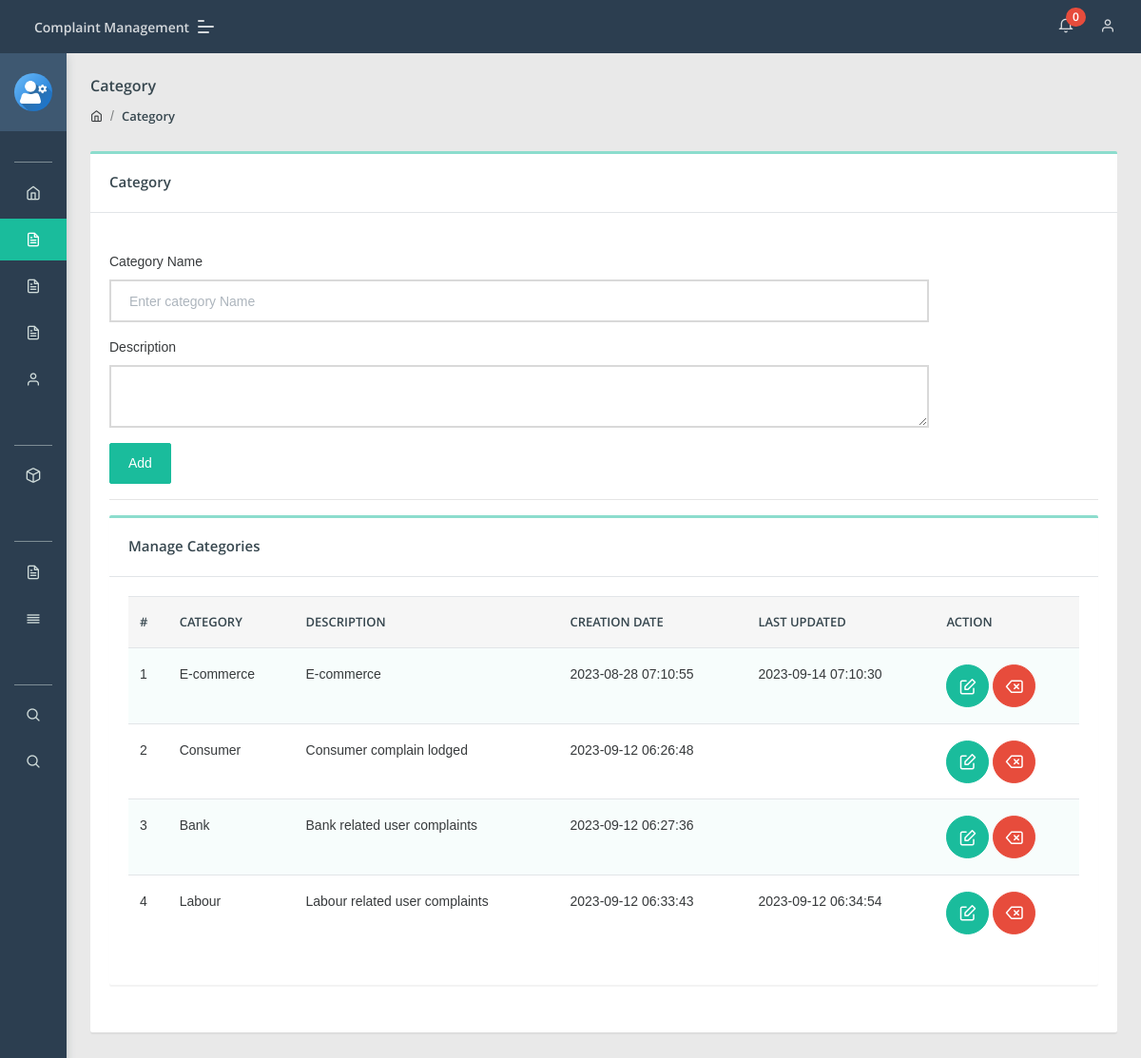
The app's page /admin/category.php (signed in) with its own data.
### tables this page shows
CREATE TABLE `category` (
  `id` int(11) NOT NULL,
  `categoryName` varchar(255) DEFAULT NULL,
  `categoryDescription` longtext DEFAULT NULL,
  `creationDate` timestamp NULL DEFAULT current_timestamp(),
  `updationDate` timestamp NULL DEFAULT NULL ON UPDATE current_timestamp()
);

### admin/category.php (the view, shortened to what this page needs)
<?php
include('include/config.php');
if(strlen($_SESSION['aid'])==0)
    {
header('location:index.php');
}
else{
?>
<!DOCTYPE html>
<html lang="en">
<head>
    <link rel="stylesheet" href="assets/css/style.css">
</head>
<body class="">
	<?php include('include/sidebar.php');?>
	<?php include('include/header.php');?>
<section class="pcoded-main-container">
    <div class="pcoded-content">
        <div class="page-header">
            <div class="page-block">
                <div class="row align-items-center">
                    <div class="col-md-12">
                        <div class="page-header-title">
                            <h5 class="m-b-10">Category</h5>
                        </div>
                        <ul class="breadcrumb">
                            <li class="breadcrumb-item"><a href="dashboard.php"><i class="feather icon-home"></i></a></li>
                            <li class="breadcrumb-item"><a href="category.php">Category</a></li>
                        </ul>
                    </div>
                </div>
            </div>
        </div>
        <div class="row">
            <div class="col-sm-12">
                <div class="card">
                    <div class="card-header">
                        <h5>Category</h5>
                    </div>
                    <div class="card-body">
                        <div class="row">
                            <div class="col-md-10">
                                    <br />
                                <form method="post" name="Category">
                                    <div class="form-group">
                                        <label for="exampleInputEmail1">Category Name</label>
                                        <input type="text"placeholder="Enter category Name"  name="category" class="form-control" required="true">
                                    </div>
                                      <div class="form-group">
                                        <label for="exampleInputEmail1">Description</label>
                                        <textarea  name="description" class="form-control" ></textarea>
                                    </div>
                                    <button type="submit" class="btn  btn-primary" name="submit">Add</button>
                                </form>
                            </div>
                        </div>
                     <hr>
                      <div class="row">
                            <div class="col-xl-12">
                <div class="card">
                    <div class="card-header">
                        <h5>Manage Categories</h5>
                    </div>
                    <div class="card-body table-border-style">
                        <div class="table-responsive">
                            <table class="table table-striped">
                                <thead>
                                    <tr>
                                            <th>#</th>
                                            <th>Category</th>
                                            <th>Description</th>
                                            <th>Creation date</th>
                                            <th>Last Updated</th>
                                            <th>Action</th>
                                        </tr>
                                </thead>
                                <tbody>
                                    <?php $query=mysqli_query($con,"select * from category");
$cnt=1;
while($row=mysqli_fetch_array($query))
{
?>
                                        <tr>
                                            <td><?php echo htmlentities($cnt);?></td>
                                            <td><?php echo htmlentities($row['categoryName']);?></td>
                                            <td><?php echo htmlentities($row['categoryDescription']);?></td>
                                            <td> <?php echo htmlentities($row['creationDate']);?></td>
                                            <td><?php echo htmlentities($row['updationDate']);?></td>
                                            <td>
                                            <a href="edit-category.php?id=<?php echo $row['id']?>" class="btn btn-icon btn-primary btn-xs"><i class="feather icon-edit"></i></a>
                                            <a href="category.php?id=<?php echo $row['id']?>&del=delete" class="btn  btn-icon btn-danger" onClick="return confirm('Are you sure you want to delete?')"><i class="feather icon-delete"></i></a></td>
                                        </tr>
                                        <?php $cnt=$cnt+1; } ?>
                                </tbody>
                            </table>
                        </div>
                    </div>
                </div>
            </div>
                        </div>
                    </div>
                </div>
            </div>
        </div>
    </div>
</section>
</body>
</html>
<?php } ?>

### admin/include/sidebar.php (shortened to what this page needs)
<nav class="pcoded-navbar  ">
	<div class="navbar-wrapper  ">
		<div class="navbar-content scroll-div " >
			<div class="">
				<div class="main-menu-header">
					<img class="img-radius" src="assets/images/user/user-gear.png" alt="User-Profile-Image">
					<div class="user-details">
					</div>
				</div>
			</div>
			<ul class="nav pcoded-inner-navbar ">
				<li class="nav-item pcoded-menu-caption">
				</li>
				<li class="nav-item">
				    <a href="dashboard.php" class="nav-link "><span class="pcoded-micon"><i class="feather icon-home"></i></span><span class="pcoded-mtext">Dashboard</span></a>
				</li>
				<li class="nav-item">
				    <a href="category.php" class="nav-link "><span class="pcoded-micon"><i class="feather icon-file-text"></i></span><span class="pcoded-mtext">Add Category</span></a>
				</li>
				<li class="nav-item">
				    <a href="subcategory.php" class="nav-link "><span class="pcoded-micon"><i class="feather icon-file-text"></i></span><span class="pcoded-mtext">Add Subcategory</span></a>
				</li>
				<li class="nav-item">
				    <a href="state.php" class="nav-link "><span class="pcoded-micon"><i class="feather icon-file-text"></i></span><span class="pcoded-mtext">Add State</span></a>
				</li>
				<li class="nav-item">
				    <a href="manage-users.php" class="nav-link "><span class="pcoded-micon"><i class="feather icon-user"></i></span><span class="pcoded-mtext">Manage Users</span></a>
				</li>
				<li class="nav-item pcoded-menu-caption">
				</li>
				<li class="nav-item pcoded-hasmenu">
					<a href="#!" class="nav-link "><span class="pcoded-micon"><i class="feather icon-box"></i></span><span class="pcoded-mtext">Manage Complaint</span></a>
				</li>
				<li class="nav-item pcoded-menu-caption">
				</li>
				<li class="nav-item">
				    <a href="between-date-userreport.php" class="nav-link "><span class="pcoded-micon"><i class="feather icon-file-text"></i></span><span class="pcoded-mtext">User Reports</span></a>
				</li>
				<li class="nav-item">
				    <a href="between-date-complaintreport.php" class="nav-link "><span class="pcoded-micon"><i class="feather icon-align-justify"></i></span><span class="pcoded-mtext">Complaints Report</span></a>
				</li>
				<li class="nav-item pcoded-menu-caption">
				</li>
				<li class="nav-item">
				    <a href="user-search.php" class="nav-link "><span class="pcoded-micon"><i class="feather icon-search"></i></span><span class="pcoded-mtext">User Search</span></a>
				</li>
				<li class="nav-item">
				    <a href="complaint-search.php" class="nav-link "><span class="pcoded-micon"><i class="feather icon-search"></i></span><span class="pcoded-mtext">Search Complaint</span></a>
				</li>
			</ul>
		</div>
	</div>
</nav>

### admin/include/header.php (shortened to what this page needs)
<header class="navbar pcoded-header navbar-expand-lg navbar-light header-dark">
				<div class="m-header">
					<a class="mobile-menu" id="mobile-collapse" href="#!"><span></span></a>
					<a href="dashboard.php" class="b-brand">
						<strong>Complaint Management</strong>
					</a>
				</div>
				<div class="collapse navbar-collapse">
					<ul class="navbar-nav ml-auto">
						<li>
							<div class="dropdown">
								<a class="dropdown-toggle" href="#" data-toggle="dropdown">
									<i class="icon feather icon-bell"></i>
									<?php
$rt = mysqli_query($con,"select tblcomplaints.*,users.fullName as name from tblcomplaints join users on users.id=tblcomplaints.userId where tblcomplaints.status is null");
$num1 = mysqli_num_rows($rt);
?>
									<span class="badge badge-pill badge-danger"><?php echo htmlentities($num1)?></span>
								</a>
							</div>
						</li>
						<li>
							<div class="dropdown drp-user">
								<a href="#" class="dropdown-toggle" data-toggle="dropdown">
									<i class="feather icon-user"></i>
								</a>
							</div>
						</li>
					</ul>
				</div>
	</header>

### records on screen
category: categoryName "E-commerce", categoryDescription "E-commerce", creationDate "2023-08-28 07:10:55", updationDate "2023-09-14 07:10:30"
category: categoryName "Consumer", categoryDescription "Consumer complain lodged", creationDate "2023-09-12 06:26:48"
category: categoryName "Bank", categoryDescription "Bank related user complaints", creationDate "2023-09-12 06:27:36"
category: categoryName "Labour", categoryDescription "Labour related user complaints", creationDate "2023-09-12 06:33:43", updationDate "2023-09-12 06:34:54"

### other values on screen
$num1 "0"
